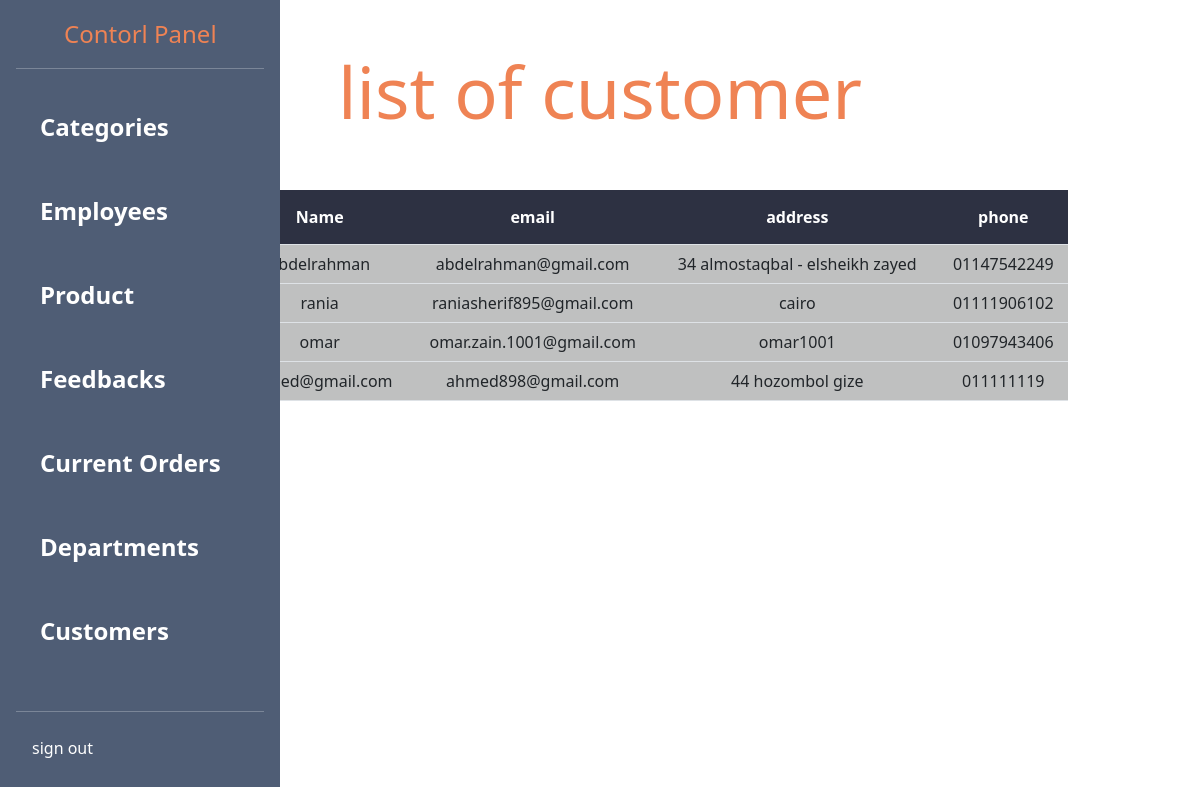
/alterPages/customer.php (signed in), run on the app's committed database.
### tables this page shows
CREATE TABLE `customer` (
  `cid` int(4) NOT NULL,
  `custName` varchar(255) NOT NULL,
  `custPassword` varchar(255) NOT NULL,
  `address` varchar(255) NOT NULL,
  `email` varchar(255) NOT NULL,
  `phone` varchar(255) NOT NULL
);

### alterPages/customer.php (the view, shortened to what this page needs)
<html>
<head>
  <link href="https://cdn.jsdelivr.net/npm/bootstrap@5.0.0-beta3/dist/css/bootstrap.min.css" rel="stylesheet">
</head>
<?php
include '../shared/config.php';
include '../shared/sidebar.php';
?>
<div class="container pt-5" style="text-align: center;">
    <h1 style="color: #ef8354 ;" class="display-2"> list of customer </h1>
    </div>
<div class="container col-9 pt-5" style=" float:right; margin-right:10%;">
<table class="table table-hover text-dark text-center">
    <tbody>
    <tr  style="color:white; background-color: 2d3142;" >
        <th class="py-3" scope="col"> ID </th>
        <th class="py-3" scope="col"> Name</th>
        <th class="py-3" scope="col"> email</th>
        <th class="py-3" scope="col"> address</th>
        <th class="py-3" scope="col"> phone</th>
      </tr>
     <?php
      $select = "SELECT * FROM `customer`";
      $q = mysqli_query($conn , $select);
      foreach ($q as $data) {
      ?>
    <tr style="background-color: bfc0c0;">
          <th> <?php echo $data['cid'] ?> </th>
          <td> <?php echo $data['custName'] ?> </td>
          <td> <?php echo $data['email'] ?> </td>
          <td> <?php echo $data['address'] ?> </td>
          <td> <?php echo $data['phone'] ?> </td>
        </tr>
       <?php
      }
      ?>
    </tbody>
  </table>
</div>
<?php include '../shared/script.php';  ?>

### data on the page
customer: custName "abdelrahman", email "abdelrahman@gmail.com", address "34 almostaqbal - elsheikh zayed", phone "01147542249"
customer: custName "rania", email "raniasherif895@gmail.com", address "cairo", phone "01111906102"
customer: custName "omar", email "omar.zain.1001@gmail.com", address "omar1001", phone "01097943406"
customer: custName "ahmed@gmail.com", email "ahmed898@gmail.com", address "44 hozombol gize", phone "011111119"
